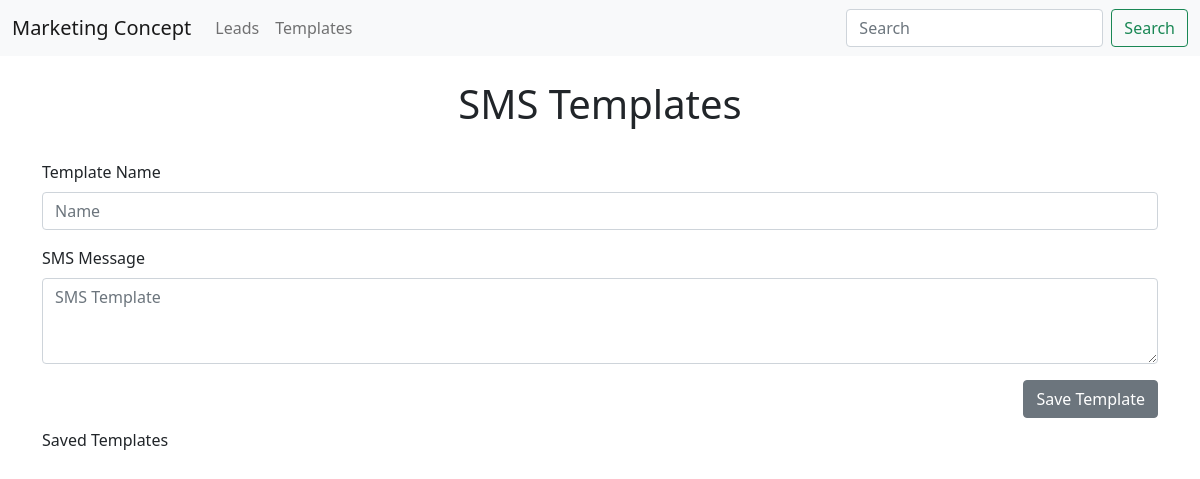
Page /templates on the earlier database version.
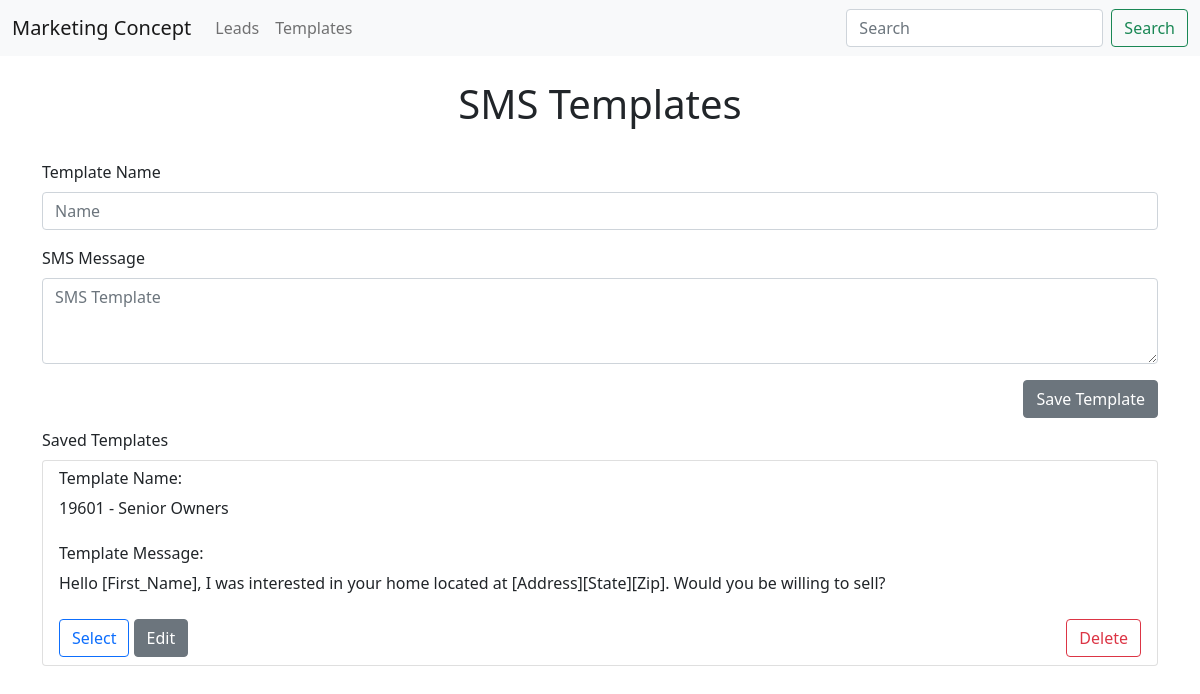
Same page on the later database version.
### app.py (models this page shows, shortened)
class Template(db.Model):
    id = db.Column(db.Integer, primary_key=True)
    name = db.Column(db.String(200), nullable=False)
    message = db.Column(db.String(200), nullable=False)

### app.py (the view)
@app.route('/templates', methods = ["POST", "GET"])
def templates():
    if request.method == 'POST':
        temp_name = request.form['name']
        temp_message = request.form['message']
        sms = Template(name=temp_name, message=temp_message)
        try:
            db.session.add(sms)
            db.session.commit()
            return redirect('/templates')
        except:
            return 'There was an issue adding your template.'
    else:
        sms_templates = Template.query.all()
        return render_template('templates.html', sms_templates=sms_templates)

### templates/templates.html (shortened to what this page needs)
{% extends 'base.html' %}
{% block body %}
    <br>
    <h1 style="text-align: center;">SMS Templates</h1>
    <br>
    <form action="" method="POST">
        <div class="mb-3">
            <label class="form-label">Template Name</label>
            <input class="form-control" placeholder="Name" name="name">
        </div>
        <div class="mb-3">
            <label class="form-label">SMS Message</label>
            <textarea class="form-control" rows="3" placeholder="SMS Template" name="message"></textarea>
        </div>
        <div style="float: right;">
            <input class="btn btn-secondary" type="submit" value="Save Template">
          </div>
    </form>
    <br><br>
    <label class="form-label">Saved Templates</label>
    {% for template in sms_templates%}
        <ul class="list-group" style="margin-bottom: 15px;">
            <li class="list-group-item">
                <h6>Template Name:</h6> {{template.name}} <br><br>
                <h6>Template Message:</h6> {{template.message}} <br><br>
                <a href="/delete/{{template.id}}"><button class="btn btn-outline-danger" style="float: right;">Delete</button></a>
                <input type="submit" name="select_template" value="Select" class="btn btn-outline-primary">
                <a href="/update/{{template.id}}"><button class="btn btn-secondary">Edit</button></a>
            </li>
        </ul>
    {% endfor %}
{% endblock %}

### templates/base.html (shortened to what this page needs)
<!DOCTYPE html>
<html lang="en">
<head>
    <link rel="stylesheet" href="{{ url_for('static', filename='css/main.css')}}">
    <link href="https://cdn.jsdelivr.net/npm/bootstrap@5.0.2/dist/css/bootstrap.min.css" rel="stylesheet">
</head>
<body>
    {% include 'navbar.html' %}
    <div class="container">
        {% block body %}{%  endblock %}
    </div>
</body>
</html>

### templates/navbar.html (shortened to what this page needs)
<nav class="navbar navbar-expand-lg navbar-light bg-light">
    <div class="container-fluid">
      <a class="navbar-brand" href="{{ url_for('index') }}">Marketing Concept</a>
      <div class="collapse navbar-collapse" id="navbarSupportedContent">
        <ul class="navbar-nav me-auto mb-2 mb-lg-0">
          <li class="nav-item">
            <a class="nav-link" href="{{ url_for('leads') }}">Leads</a>
          </li>
          <li class="nav-item">
            <a class="nav-link" href="{{ url_for('templates') }}">Templates</a>
          </li>
        </ul>
        <form class="d-flex">
          <input class="form-control me-2" type="search" placeholder="Search" aria-label="Search">
          <button class="btn btn-outline-success" type="submit">Search</button>
        </form>
      </div>
    </div>
  </nav>

Differences in the rows shown:
added Template: name "19601 - Senior Owners", message "Hello [First_Name], I was interested in your home located at [Address][State][Zip]. Would you be willing to sell?"
